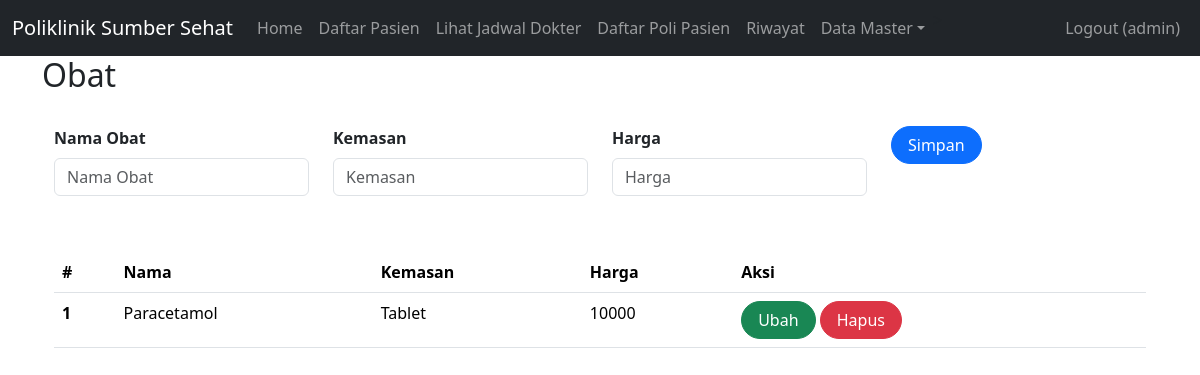
Page /index.php?page=obat (signed in) on the committed database.
### tables this page shows
CREATE TABLE `obat` (
  `id` int(11) UNSIGNED NOT NULL,
  `nama_obat` varchar(50) NOT NULL,
  `kemasan` varchar(35) NOT NULL,
  `harga` int(11) NOT NULL
);

### obat.php (the view, shortened to what this page needs)
<h2>Obat</h2>
<br>
<div class="container">
    <form class="form row" method="POST" action="" name="myForm" onsubmit="return(validate());">
        <?php
        $nama_obat = '';
        $kemasan = '';
        $harga = '';
        ?>
        <div class="col">
        <label for="inputNama" class="form-label fw-bold">
            Nama Obat
        </label>
        <input type="varchar" class="form-control" name="nama_obat" id="inputNama_obat" placeholder="Nama Obat" value="<?php echo $nama_obat ?>">
        </div>
        <div class="col">
            <label for="inputAlamat" class="form-label fw-bold">
                Kemasan
            </label>
            <input type="varchar" class="form-control" name="kemasan" id="inputKemasan" placeholder="Kemasan" value="<?php echo $kemasan ?>">
        </div>
        <div class="col mb-2">
            <label for="inputNo_hp" class="form-label fw-bold">
            Harga
            </label>
            <input type="varchar" class="form-control" name="harga" id="inputHarga" placeholder="Harga" value="<?php echo $harga ?>">
        </div>
        <div class="col">
            <button type="submit" class="btn btn-primary rounded-pill px-3" name="simpan">Simpan</button>
        </div>
    </form>
    <br>
    <br>
    <table class="table table-hover">
        <thead>
            <tr>
                <th scope="col">#</th>
                <th scope="col">Nama</th>
                <th scope="col">Kemasan</th>
                <th scope="col">Harga</th>
                <th scope="col">Aksi</th>
            </tr>
        </thead>
        <tbody>
            <?php
            $result = mysqli_query($mysqli, "SELECT * FROM obat");
            $no = 1;
            while ($data = mysqli_fetch_array($result)) {
            ?>
                <tr>
                    <th scope="row"><?php echo $no++ ?></th>
                    <td><?php echo $data['nama_obat'] ?></td>
                    <td><?php echo $data['kemasan'] ?></td>
                    <td><?php echo $data['harga'] ?></td>
                    <td>
                        <a class="btn btn-success rounded-pill px-3" href="index.php?page=obat&id=<?php echo $data['id'] ?>">Ubah</a>
                        <a class="btn btn-danger rounded-pill px-3" href="index.php?page=obat&id=<?php echo $data['id'] ?>&aksi=hapus">Hapus</a>
                    </td>
                </tr>
            <?php
            }
            ?>
        </tbody>
    </table>

### rows in the picture
obat: nama_obat "Paracetamol", kemasan "Tablet", harga "10000"

### other values in the picture
$_SESSION['username'] "admin"
